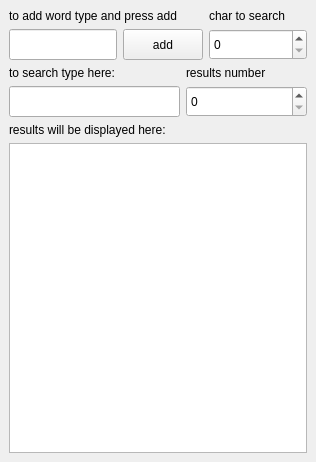
<?xml version="1.0" encoding="UTF-8"?>
<ui version="4.0">
 <class>MainWindow</class>
 <widget class="QMainWindow" name="MainWindow">
  <property name="geometry">
   <rect>
    <x>0</x>
    <y>0</y>
    <width>316</width>
    <height>462</height>
   </rect>
  </property>
  <property name="windowTitle">
   <string>MainWindow</string>
  </property>
  <widget class="QWidget" name="centralwidget">
   <layout class="QGridLayout" name="gridLayout">
    <item row="0" column="0">
     <layout class="QVBoxLayout" name="verticalLayout_6">
      <item>
       <layout class="QHBoxLayout" name="horizontalLayout_2">
        <item>
         <layout class="QVBoxLayout" name="verticalLayout_4">
          <item>
           <widget class="QLabel" name="label">
            <property name="text">
             <string>to add word type and press add</string>
            </property>
           </widget>
          </item>
          <item>
           <layout class="QHBoxLayout" name="horizontalLayout">
            <item>
             <widget class="QLineEdit" name="addwordinput">
              <property name="minimumSize">
               <size>
                <width>0</width>
                <height>31</height>
               </size>
              </property>
              <property name="maximumSize">
               <size>
                <width>16777215</width>
                <height>31</height>
               </size>
              </property>
             </widget>
            </item>
            <item>
             <widget class="QPushButton" name="addwordbutton">
              <property name="sizePolicy">
               <sizepolicy hsizetype="Expanding" vsizetype="Fixed">
                <horstretch>0</horstretch>
                <verstretch>0</verstretch>
               </sizepolicy>
              </property>
              <property name="minimumSize">
               <size>
                <width>50</width>
                <height>31</height>
               </size>
              </property>
              <property name="maximumSize">
               <size>
                <width>16777215</width>
                <height>31</height>
               </size>
              </property>
              <property name="text">
               <string>add</string>
              </property>
             </widget>
            </item>
           </layout>
          </item>
         </layout>
        </item>
        <item>
         <layout class="QVBoxLayout" name="verticalLayout">
          <item>
           <widget class="QLabel" name="label_2">
            <property name="text">
             <string>char to search</string>
            </property>
           </widget>
          </item>
          <item>
           <widget class="QSpinBox" name="numberofletterstostart">
            <property name="sizePolicy">
             <sizepolicy hsizetype="Expanding" vsizetype="Fixed">
              <horstretch>0</horstretch>
              <verstretch>31</verstretch>
             </sizepolicy>
            </property>
            <property name="minimumSize">
             <size>
              <width>61</width>
              <height>31</height>
             </size>
            </property>
           </widget>
          </item>
         </layout>
        </item>
       </layout>
      </item>
      <item>
       <layout class="QHBoxLayout" name="horizontalLayout_3">
        <item>
         <layout class="QVBoxLayout" name="verticalLayout_3">
          <item>
           <widget class="QLabel" name="label_4">
            <property name="text">
             <string>to search type here:</string>
            </property>
           </widget>
          </item>
          <item>
           <widget class="QLineEdit" name="searchbox">
            <property name="minimumSize">
             <size>
              <width>171</width>
              <height>31</height>
             </size>
            </property>
            <property name="maximumSize">
             <size>
              <width>16777215</width>
              <height>31</height>
             </size>
            </property>
           </widget>
          </item>
         </layout>
        </item>
        <item>
         <layout class="QVBoxLayout" name="verticalLayout_2">
          <item>
           <widget class="QLabel" name="label_3">
            <property name="text">
             <string>results number</string>
            </property>
           </widget>
          </item>
          <item>
           <widget class="QSpinBox" name="resultsnumber">
            <property name="sizePolicy">
             <sizepolicy hsizetype="Expanding" vsizetype="Fixed">
              <horstretch>0</horstretch>
              <verstretch>0</verstretch>
             </sizepolicy>
            </property>
            <property name="minimumSize">
             <size>
              <width>61</width>
              <height>31</height>
             </size>
            </property>
            <property name="maximumSize">
             <size>
              <width>16777215</width>
              <height>31</height>
             </size>
            </property>
           </widget>
          </item>
         </layout>
        </item>
       </layout>
      </item>
      <item>
       <layout class="QVBoxLayout" name="verticalLayout_5">
        <item>
         <widget class="QLabel" name="label_5">
          <property name="text">
           <string>results will be displayed here:</string>
          </property>
         </widget>
        </item>
        <item>
         <widget class="QListWidget" name="resultslist">
          <property name="minimumSize">
           <size>
            <width>271</width>
            <height>271</height>
           </size>
          </property>
         </widget>
        </item>
       </layout>
      </item>
     </layout>
    </item>
   </layout>
  </widget>
 </widget>
 <resources/>
 <connections/>
</ui>
